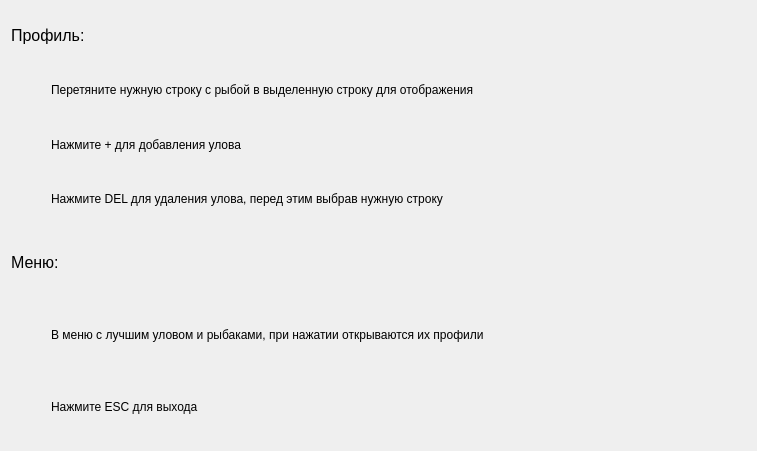
<?xml version="1.0" encoding="UTF-8"?>
<ui version="4.0">
 <class>Dialog</class>
 <widget class="QDialog" name="Dialog">
  <property name="geometry">
   <rect>
    <x>0</x>
    <y>0</y>
    <width>757</width>
    <height>451</height>
   </rect>
  </property>
  <property name="windowTitle">
   <string>Dialog</string>
  </property>
  <layout class="QVBoxLayout" name="verticalLayout_3">
   <item>
    <layout class="QVBoxLayout" name="verticalLayout">
     <item>
      <widget class="QLabel" name="prof">
       <property name="font">
        <font>
         <pointsize>12</pointsize>
        </font>
       </property>
       <property name="text">
        <string>Профиль:</string>
       </property>
      </widget>
     </item>
     <item>
      <layout class="QHBoxLayout" name="horizontalLayout_3">
       <item>
        <spacer name="horizontalSpacer_3">
         <property name="orientation">
          <enum>Qt::Horizontal</enum>
         </property>
         <property name="sizeType">
          <enum>QSizePolicy::Fixed</enum>
         </property>
         <property name="sizeHint" stdset="0">
          <size>
           <width>40</width>
           <height>20</height>
          </size>
         </property>
        </spacer>
       </item>
       <item>
        <widget class="QLabel" name="label">
         <property name="text">
          <string>Перетяните нужную строку с рыбой в выделенную строку для отображения</string>
         </property>
        </widget>
       </item>
      </layout>
     </item>
     <item>
      <layout class="QHBoxLayout" name="horizontalLayout">
       <item>
        <spacer name="horizontalSpacer">
         <property name="orientation">
          <enum>Qt::Horizontal</enum>
         </property>
         <property name="sizeType">
          <enum>QSizePolicy::Fixed</enum>
         </property>
         <property name="sizeHint" stdset="0">
          <size>
           <width>40</width>
           <height>20</height>
          </size>
         </property>
        </spacer>
       </item>
       <item>
        <widget class="QLabel" name="plus_label">
         <property name="text">
          <string>Нажмите + для добавления улова</string>
         </property>
        </widget>
       </item>
      </layout>
     </item>
     <item>
      <layout class="QHBoxLayout" name="horizontalLayout_2">
       <item>
        <spacer name="horizontalSpacer_2">
         <property name="orientation">
          <enum>Qt::Horizontal</enum>
         </property>
         <property name="sizeType">
          <enum>QSizePolicy::Fixed</enum>
         </property>
         <property name="sizeHint" stdset="0">
          <size>
           <width>40</width>
           <height>20</height>
          </size>
         </property>
        </spacer>
       </item>
       <item>
        <widget class="QLabel" name="del_label">
         <property name="text">
          <string>Нажмите DEL для удаления улова, перед этим выбрав нужную строку</string>
         </property>
        </widget>
       </item>
      </layout>
     </item>
    </layout>
   </item>
   <item>
    <layout class="QVBoxLayout" name="verticalLayout_2">
     <item>
      <widget class="QLabel" name="prof_2">
       <property name="font">
        <font>
         <pointsize>12</pointsize>
        </font>
       </property>
       <property name="text">
        <string>Меню:</string>
       </property>
      </widget>
     </item>
     <item>
      <layout class="QHBoxLayout" name="horizontalLayout_5">
       <item>
        <spacer name="horizontalSpacer_5">
         <property name="orientation">
          <enum>Qt::Horizontal</enum>
         </property>
         <property name="sizeType">
          <enum>QSizePolicy::Fixed</enum>
         </property>
         <property name="sizeHint" stdset="0">
          <size>
           <width>40</width>
           <height>20</height>
          </size>
         </property>
        </spacer>
       </item>
       <item>
        <widget class="QLabel" name="plus_label_3">
         <property name="text">
          <string>В меню с лучшим уловом и рыбаками, при нажатии открываются их профили</string>
         </property>
        </widget>
       </item>
      </layout>
     </item>
     <item>
      <layout class="QHBoxLayout" name="horizontalLayout_4">
       <item>
        <spacer name="horizontalSpacer_4">
         <property name="orientation">
          <enum>Qt::Horizontal</enum>
         </property>
         <property name="sizeType">
          <enum>QSizePolicy::Fixed</enum>
         </property>
         <property name="sizeHint" stdset="0">
          <size>
           <width>40</width>
           <height>20</height>
          </size>
         </property>
        </spacer>
       </item>
       <item>
        <widget class="QLabel" name="plus_label_2">
         <property name="text">
          <string>Нажмите ESC для выхода</string>
         </property>
        </widget>
       </item>
      </layout>
     </item>
    </layout>
   </item>
  </layout>
 </widget>
 <resources/>
 <connections/>
</ui>
